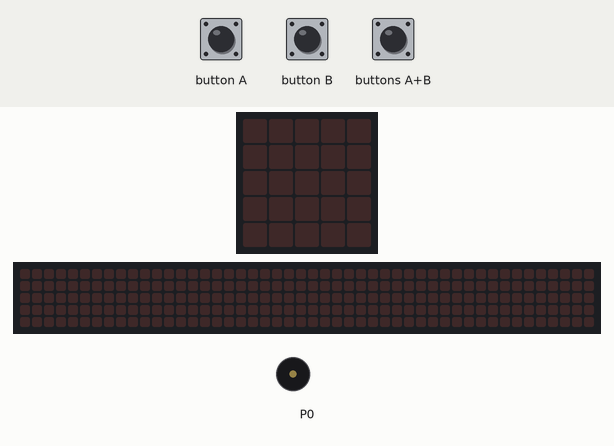
Recording of a program running on a simulated BBC micro:bit (MakeCode). Parts: the board's 5×5 LED display, a strip that is not on the board, showing the scrolling text unrolled, buzzer (waves = sounding). The inputs (shaded band) are chosen by the test bench. The 48×5 strip is a reading aid, not a part: it shows the text the display is scrolling, unrolled, one strip-width of it at a time.

Above: at 1.2 s.
1.3 s: button B pressed for 0.15 s
At 1.52 s:
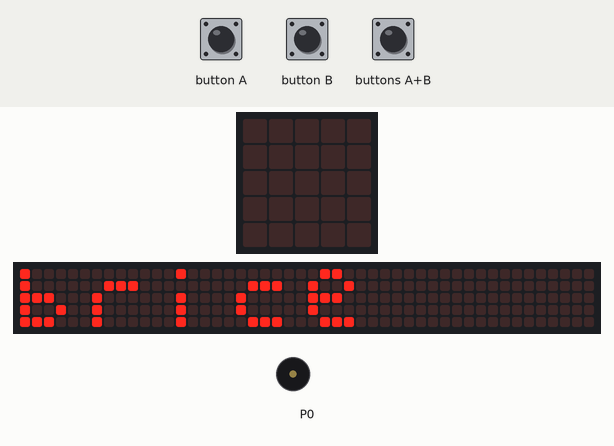
At 1.97 s:
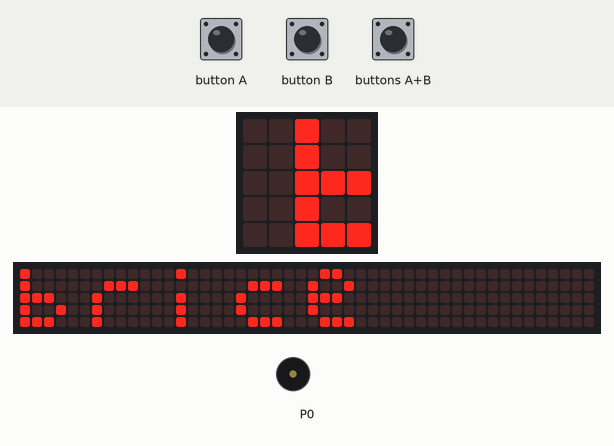
4.3 s: button A pressed for 0.15 s
7.4 s: buttons A+B pressed for 0.15 s
10.4 s: button B pressed for 0.15 s
At 17.29 s:
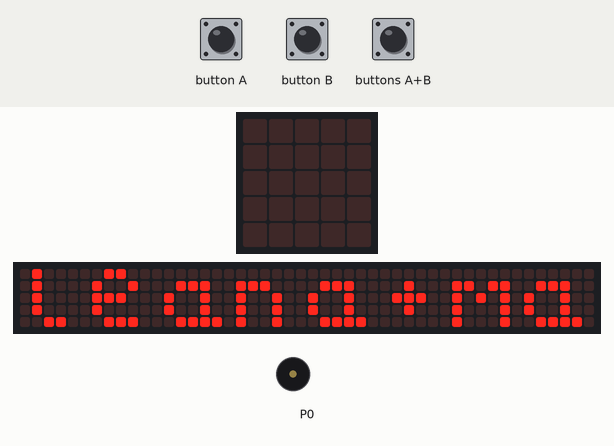
Timing chart, 0 to 37.3 s (numbered marks = the images above; inputs shaded):
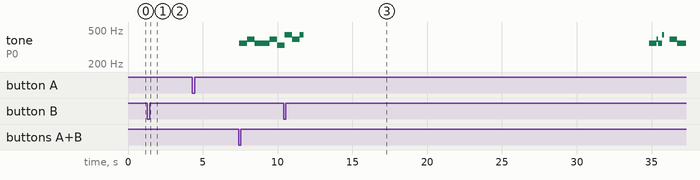

The program:

main.ts
```typescript
input.onButtonPressed(Button.A, function () {
    basic.showString("audrey")
    basic.showIcon(IconNames.Heart)
    music.playMelody("F G F F G E A G ", 120)
    music.playTone(440, music.beat(BeatFraction.Half))
    led.stopAnimation()
})
input.onButtonPressed(Button.AB, function () {
    basic.showString("leana+maiwewn+joey")
    basic.showIcon(IconNames.Heart)
    music.playMelody("F G F F G E A G ", 120)
    music.playTone(440, music.beat(BeatFraction.Half))
    led.stopAnimation()
})
input.onButtonPressed(Button.B, function () {
    basic.showString("brice")
    basic.showIcon(IconNames.Heart)
    music.playMelody("F G F F G E A G ", 120)
    music.playTone(440, music.beat(BeatFraction.Half))
    led.stopAnimation()
})
```

test.ts
```typescript
// les tests vont ici ; cela ne sera pas compilé si ce paquet est utilisé en tant qu'extension.
```

Measured:
- after the input at 1.3 s, the display: changes after 0.15 s (image 1)
- after the input at 10.4 s, the display: first differs from a run without the input after 1.3 s (image 3 shows a later state)
- by itself, tone on P0: plays 440 Hz for 0.51 s, 392 Hz for 0.51 s, 440 Hz for 0.25 s, 349 Hz for 0.51 s, 392 Hz for 0.09 s, 349 Hz for 0.26 s … (9 notes in this stretch)
